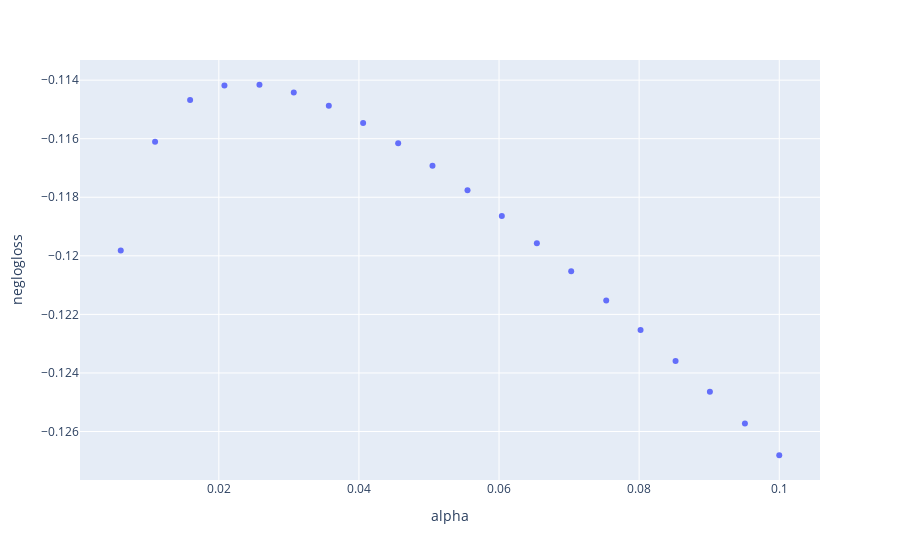

Source (notebook cell):
### Code cell
import plotly.express as px
px.scatter(results1, 'alpha', 'neglogloss')

### Figure 1 — Plotly figure (JSON) as saved in the notebook; plotly's stock layout.template omitted (floating-point values rounded to 4 significant figures)
{"data": [{"hovertemplate": "alpha=%{x}<br>neglogloss=%{y}<extra></extra>", "legendgroup": "", "marker": {"color": "#636efa", "symbol": "circle"}, "mode": "markers", "name": "", "orientation": "v", "showlegend": false, "type": "scatter", "x": [0.006, 0.0109, 0.0159, 0.0208, 0.0258, 0.0307, 0.0357, 0.0406, 0.0456, 0.0505, 0.0555, 0.0604, 0.0654, 0.0703, 0.0753, 0.0802, 0.0852, 0.0901, 0.0951, 0.1], "xaxis": "x", "y": [-0.1198, -0.1161, -0.1147, -0.1142, -0.1142, -0.1144, -0.1149, -0.1155, -0.1162, -0.1169, -0.1178, -0.1186, -0.1196, -0.1205, -0.1215, -0.1225, -0.1236, -0.1246, -0.1257, -0.1268], "yaxis": "y"}], "layout": {"legend": {"tracegroupgap": 0}, "margin": {"t": 60}, "xaxis": {"anchor": "y", "domain": [0, 1], "title": {"text": "alpha"}}, "yaxis": {"anchor": "x", "domain": [0, 1], "title": {"text": "neglogloss"}}}}
